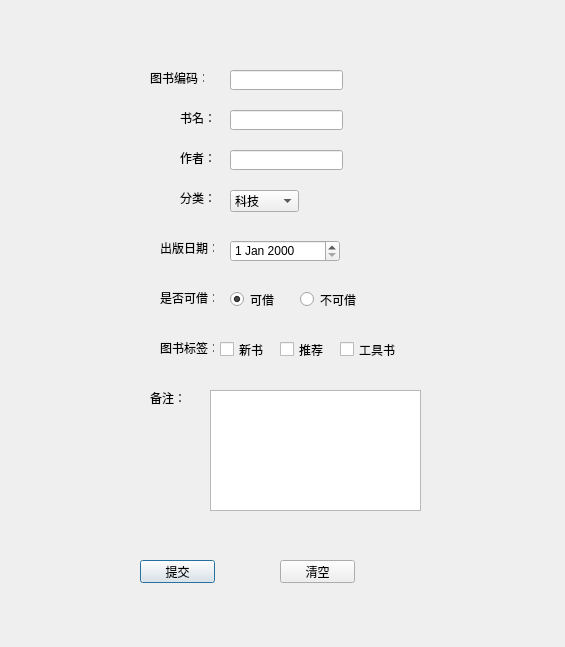
<?xml version="1.0" encoding="UTF-8"?>
<ui version="4.0">
 <class>Dialog</class>
 <widget class="QDialog" name="Dialog">
  <property name="geometry">
   <rect>
    <x>0</x>
    <y>0</y>
    <width>565</width>
    <height>647</height>
   </rect>
  </property>
  <property name="windowTitle">
   <string>录入</string>
  </property>
  <widget class="QLabel" name="label">
   <property name="geometry">
    <rect>
     <x>180</x>
     <y>110</y>
     <width>54</width>
     <height>16</height>
    </rect>
   </property>
   <property name="text">
    <string>书名：</string>
   </property>
  </widget>
  <widget class="QLineEdit" name="form_book_name">
   <property name="geometry">
    <rect>
     <x>230</x>
     <y>110</y>
     <width>113</width>
     <height>20</height>
    </rect>
   </property>
  </widget>
  <widget class="QLineEdit" name="form_book_code">
   <property name="geometry">
    <rect>
     <x>230</x>
     <y>70</y>
     <width>113</width>
     <height>20</height>
    </rect>
   </property>
  </widget>
  <widget class="QLabel" name="label_2">
   <property name="geometry">
    <rect>
     <x>150</x>
     <y>70</y>
     <width>54</width>
     <height>16</height>
    </rect>
   </property>
   <property name="text">
    <string>图书编码：</string>
   </property>
  </widget>
  <widget class="QLineEdit" name="form_author">
   <property name="geometry">
    <rect>
     <x>230</x>
     <y>150</y>
     <width>113</width>
     <height>20</height>
    </rect>
   </property>
  </widget>
  <widget class="QLabel" name="label_3">
   <property name="geometry">
    <rect>
     <x>180</x>
     <y>150</y>
     <width>54</width>
     <height>16</height>
    </rect>
   </property>
   <property name="text">
    <string>作者：</string>
   </property>
  </widget>
  <widget class="QLabel" name="label_4">
   <property name="geometry">
    <rect>
     <x>180</x>
     <y>190</y>
     <width>54</width>
     <height>16</height>
    </rect>
   </property>
   <property name="text">
    <string>分类：</string>
   </property>
  </widget>
  <widget class="QComboBox" name="form_type">
   <property name="geometry">
    <rect>
     <x>230</x>
     <y>190</y>
     <width>69</width>
     <height>22</height>
    </rect>
   </property>
   <item>
    <property name="text">
     <string>科技</string>
    </property>
   </item>
   <item>
    <property name="text">
     <string>财经</string>
    </property>
   </item>
   <item>
    <property name="text">
     <string>军事</string>
    </property>
   </item>
  </widget>
  <widget class="QLabel" name="label_5">
   <property name="geometry">
    <rect>
     <x>160</x>
     <y>240</y>
     <width>54</width>
     <height>16</height>
    </rect>
   </property>
   <property name="text">
    <string>出版日期：</string>
   </property>
  </widget>
  <widget class="QLabel" name="label_6">
   <property name="geometry">
    <rect>
     <x>160</x>
     <y>290</y>
     <width>54</width>
     <height>16</height>
    </rect>
   </property>
   <property name="text">
    <string>是否可借：</string>
   </property>
  </widget>
  <widget class="QLabel" name="label_7">
   <property name="geometry">
    <rect>
     <x>160</x>
     <y>340</y>
     <width>54</width>
     <height>16</height>
    </rect>
   </property>
   <property name="text">
    <string>图书标签：</string>
   </property>
  </widget>
  <widget class="QLabel" name="label_8">
   <property name="geometry">
    <rect>
     <x>150</x>
     <y>390</y>
     <width>54</width>
     <height>16</height>
    </rect>
   </property>
   <property name="text">
    <string>备注：</string>
   </property>
  </widget>
  <widget class="QTextEdit" name="form_remark">
   <property name="geometry">
    <rect>
     <x>210</x>
     <y>390</y>
     <width>211</width>
     <height>121</height>
    </rect>
   </property>
  </widget>
  <widget class="QRadioButton" name="form_ok">
   <property name="geometry">
    <rect>
     <x>230</x>
     <y>290</y>
     <width>95</width>
     <height>19</height>
    </rect>
   </property>
   <property name="text">
    <string>可借</string>
   </property>
   <property name="checked">
    <bool>true</bool>
   </property>
  </widget>
  <widget class="QRadioButton" name="form_no">
   <property name="geometry">
    <rect>
     <x>300</x>
     <y>290</y>
     <width>95</width>
     <height>19</height>
    </rect>
   </property>
   <property name="text">
    <string>不可借</string>
   </property>
  </widget>
  <widget class="QDateEdit" name="form_date">
   <property name="geometry">
    <rect>
     <x>230</x>
     <y>240</y>
     <width>110</width>
     <height>22</height>
    </rect>
   </property>
  </widget>
  <widget class="QCheckBox" name="form_tag_1">
   <property name="geometry">
    <rect>
     <x>220</x>
     <y>340</y>
     <width>80</width>
     <height>19</height>
    </rect>
   </property>
   <property name="text">
    <string>新书</string>
   </property>
  </widget>
  <widget class="QCheckBox" name="form_tag_2">
   <property name="geometry">
    <rect>
     <x>280</x>
     <y>340</y>
     <width>80</width>
     <height>19</height>
    </rect>
   </property>
   <property name="text">
    <string>推荐</string>
   </property>
  </widget>
  <widget class="QCheckBox" name="form_tag_3">
   <property name="geometry">
    <rect>
     <x>340</x>
     <y>340</y>
     <width>80</width>
     <height>19</height>
    </rect>
   </property>
   <property name="text">
    <string>工具书</string>
   </property>
  </widget>
  <widget class="QPushButton" name="form_btn_submit">
   <property name="geometry">
    <rect>
     <x>140</x>
     <y>560</y>
     <width>75</width>
     <height>23</height>
    </rect>
   </property>
   <property name="text">
    <string>提交</string>
   </property>
  </widget>
  <widget class="QPushButton" name="form_btn_reset">
   <property name="geometry">
    <rect>
     <x>280</x>
     <y>560</y>
     <width>75</width>
     <height>23</height>
    </rect>
   </property>
   <property name="text">
    <string>清空</string>
   </property>
  </widget>
 </widget>
 <resources/>
 <connections/>
</ui>
